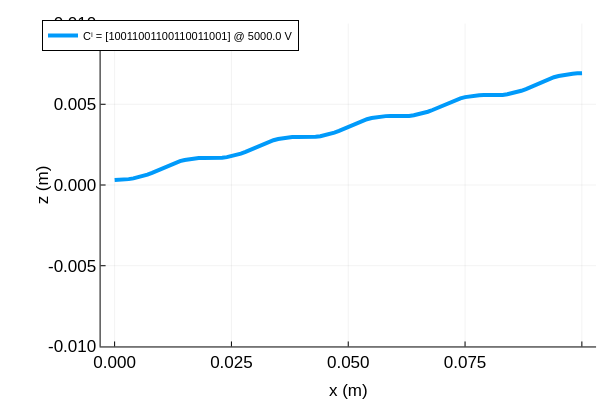

Notebook source saved alongside this figure:
### Code cell
conf_string = "["
for i in conf
    conf_string = conf_string * "$i"
end
conf_string = conf_string * "]"
plot(x_i_[[102:202...]], x_i_[[1:101...]],
xlabel ="x (m)",
ylabel = "z (m)",
linewidth=4,
label="Cⁱ = $(conf_string) @ $pot V",
legendfontsize=8,
guidefontsize=12,
tickfontsize=12,
legend=:topleft,
ylims=(-0.01,0.01)
)
